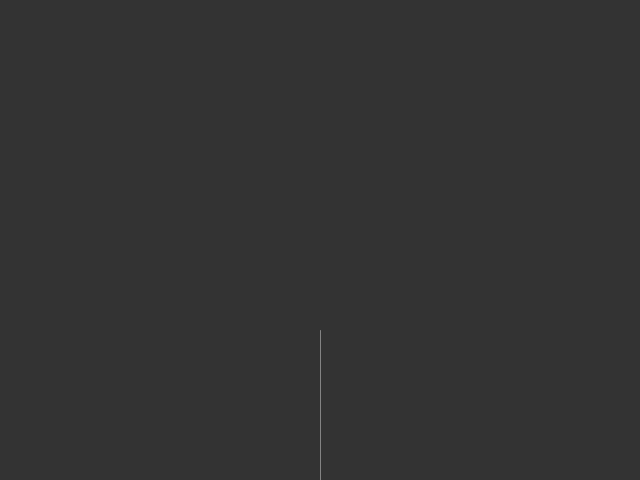
Frame 1 (no input)
Frame 60 (the mouse pressed at the canvas centre just before this capture): identical to frame 1, image omitted
Frame 120 (the mouse held since frame 60 and released just before this capture): identical to frame 1, image omitted

The Processing sketch that drew this single still picture (run headless with seeded random() and noise(); from frame 60 on, the mouse is pressed at the canvas centre):

// Processing sketch: FractalTreesLSystem
// ── FractalTreesLSystem.pde
String axiom = "F";
String sentence = axiom;
float len = 150;
float angle = radians(25);

ArrayList<Rule> rules = new ArrayList<Rule>();

void setup(){
  size(640, 480);
  
  rules.add(new Rule("F", "FF+[+F-F-F]-[-F+F+F]"));
  
  turtle();
}

void generate(){
  StringBuilder builder = new StringBuilder();
  len *= 0.5f;
  
  int i = 0;
  int max = sentence.length();
  String current;
  boolean found;
  for(i = 0; i < max; i++){
     current = sentence.substring(i, i + 1);
     found = false;
     for(Rule r : rules){
       if(r.found.equals(current)){
         builder.append(r.replace); 
         found = true;
         break;
       }
     }
     if(!found) builder.append(current);
  }
  
  sentence = builder.toString();
}

void mousePressed(){
  generate();
  turtle();
}

void draw(){
  
}


void turtle(){
  background(51);
  stroke(255, 100);
  resetMatrix();
  translate(width / 2, height);
  println(sentence.length() + " drawing instructions found");
  for(char c : sentence.toCharArray()){
    if(c == 'F'){
      line(0, 0, 0, -len);
      translate(0, -len);
    }else if(c =='+'){
      rotate(angle);
    }else if(c == '-'){
      rotate(-angle);
    }else if(c == '['){
      pushMatrix();
    }else if(c == ']'){
      popMatrix();
    }
  }
}
// ── Rule.pde
class Rule{
  String found;
  String replace;
  
  Rule(String found, String replace){
    this.found = found;
    this.replace = replace;
  }
}
